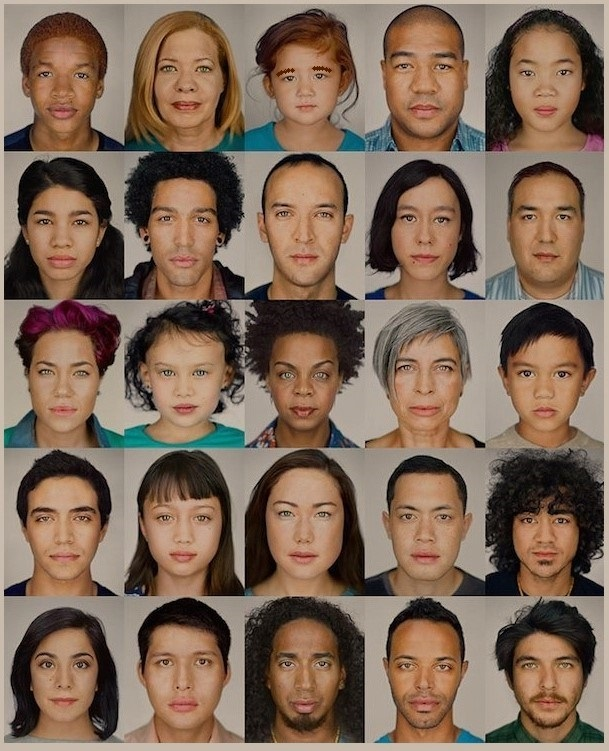
#> input picture kopo_lesson/AI/image/peopleEX3_2.jpg, 609 x 751 px, found by its file name
$ python image_face_emoticon.py
#> lines starting #> are read from the running program, lines starting #| are printed output that depends on the picture
import cv2

#분석하기 위한 이미지 불러오기
image = cv2.imread("..\image\peopleEx3_2.jpg", cv2.IMREAD_COLOR)
#> image is the input picture: shape (751, 609, 3); mean B, G, R 88, 104.9, 128.2

#흑백사진으로 변경
gray = cv2.cvtColor(image, cv2.COLOR_BGR2GRAY)
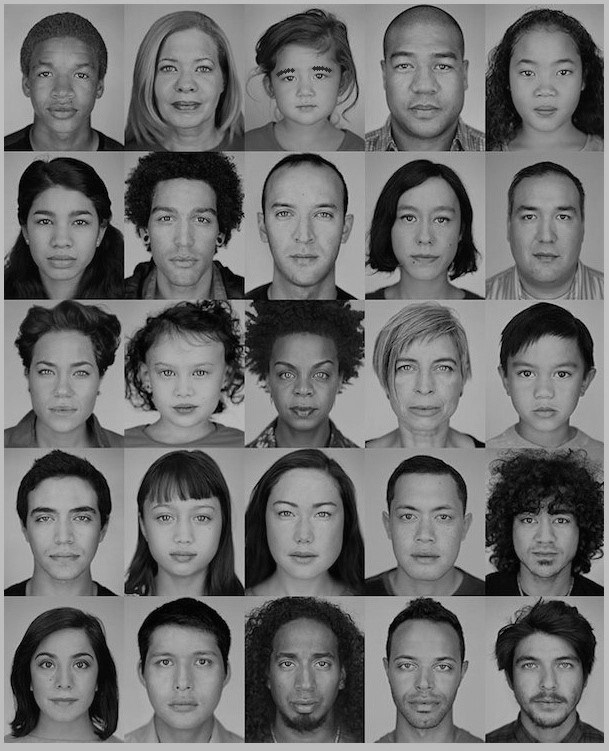
#> gray: shape (751, 609); min 0, max 202, mean 110

#변환한 흑백사진으로부터 히스토그램 활성화
gray = cv2.equalizeHist(gray)
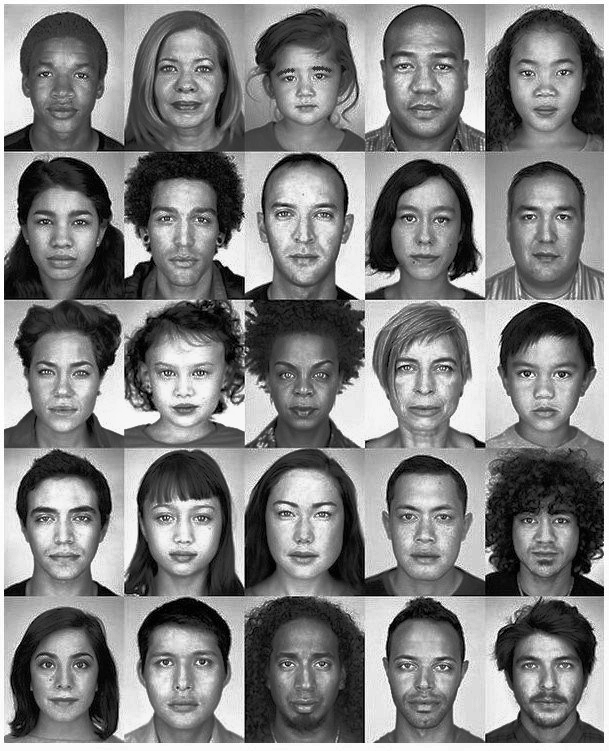
#> gray: shape (751, 609); min 0, max 255, mean 128.4

#덮어 쓸 이미지 컬러로 읽기
emoticon_image = cv2.imread("../image/icon.jpg", cv2.IMREAD_COLOR)

if image is None: raise Exception("이미지 읽기 실패")

#학습된 얼굴 정면 검출기 사용하기
#> (the run stopped early here; a loop or call above may not have finished)
